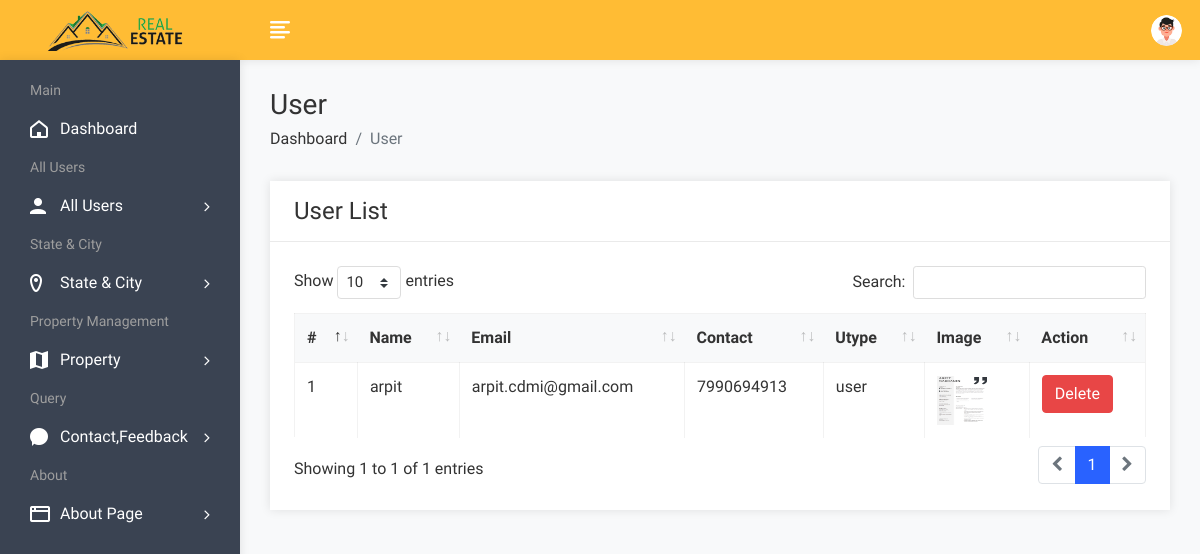
The page /admin/userlist.php (signed in) on the database its author committed.
### tables this page shows
CREATE TABLE `user` (
  `uid` int(50) NOT NULL,
  `uname` varchar(100) NOT NULL,
  `uemail` varchar(100) NOT NULL,
  `uphone` varchar(20) NOT NULL,
  `upass` varchar(50) NOT NULL,
  `utype` varchar(50) NOT NULL,
  `uimage` varchar(300) NOT NULL
);

### admin/userlist.php (the view, shortened to what this page needs)
<!DOCTYPE html>
<html lang="en">
<head>
        <link rel="stylesheet" href="assets/css/bootstrap.min.css">
        <link rel="stylesheet" href="assets/css/font-awesome.min.css">
        <link rel="stylesheet" href="assets/css/feathericon.min.css">
		<link rel="stylesheet" href="assets/plugins/datatables/dataTables.bootstrap4.min.css">
		<link rel="stylesheet" href="assets/plugins/datatables/responsive.bootstrap4.min.css">
		<link rel="stylesheet" href="assets/plugins/datatables/select.bootstrap4.min.css">
		<link rel="stylesheet" href="assets/plugins/datatables/buttons.bootstrap4.min.css">
        <link rel="stylesheet" href="assets/css/style.css">
    </head>
    <body>
				<?php include("header.php"); ?>
            <div class="page-wrapper">
                <div class="content container-fluid">
					<div class="page-header">
						<div class="row">
							<div class="col">
								<br><br>
								<h3 class="page-title">User</h3>
								<ul class="breadcrumb">
									<li class="breadcrumb-item"><a href="dashboard.php">Dashboard</a></li>
									<li class="breadcrumb-item active">User</li>
								</ul>
							</div>
						</div>
					</div>
					<div class="row">
						<div class="col-sm-12">
							<div class="card">
								<div class="card-header">
									<h4 class="card-title">User List</h4>
								</div>
								<div class="card-body">
									<table id="basic-datatable" class="table table-bordered table-hover">
                                            <thead>
                                                <tr>
                                                    <th>#</th>
                                                    <th>Name</th>
                                                    <th>Email</th>
                                                    <th>Contact</th>
                                                    <th>Utype</th>
													<th>Image</th>
                                                    <th>Action</th>
                                                </tr>
                                            </thead>
                                            <tbody>
											<?php
												$query=mysqli_query($con,"select * from user where utype='user'");
												$cnt=1;
												while($row=mysqli_fetch_row($query))
													{
											?>
                                                <tr>
                                                    <td><?php echo $cnt; ?></td>
                                                    <td><?php echo $row['1']; ?></td>
                                                    <td><?php echo $row['2']; ?></td>
                                                    <td><?php echo $row['3']; ?></td>
                                                    <td><?php echo $row['5']; ?></td>
													<td><img src="user/<?php echo $row['6']; ?>" height="50px" width="50px"></td>
                                                    <td><a href="userdelete.php?id=<?php echo $row['0']; ?>"><button class="btn btn-danger">Delete</button></a></td>
                                                </tr>
                                                <?php
												$cnt=$cnt+1;
												}
												?>
                                            </tbody>
                                        </table>
								</div>
							</div>
						</div>
					</div>
				</div>
			</div>
    </body>
</html>

### rows shown on the page
user: uname "arpit", uemail "arpit.cdmi@gmail.com", uphone "7990694913", utype "user", uimage (picture)
